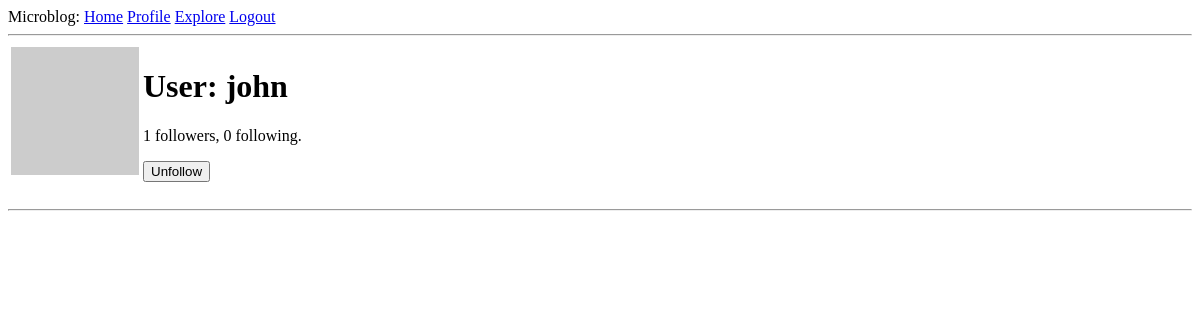
Page /user/john (signed in) on the earlier database version.
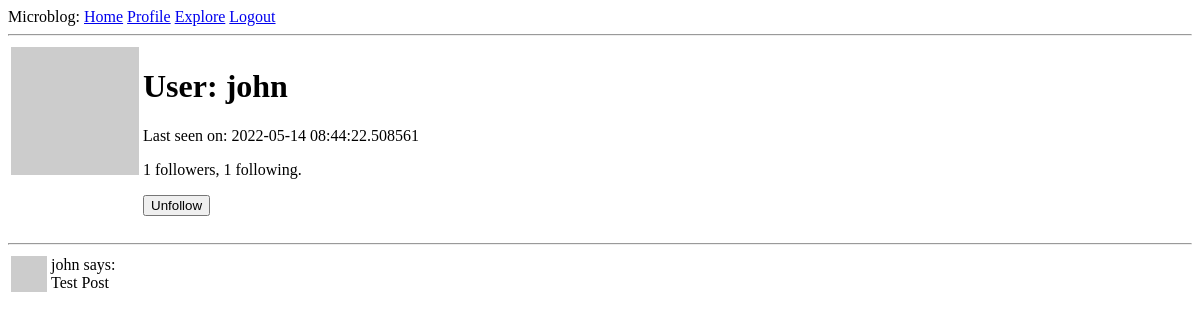
Same page on the later database version.
### app/models.py (models this page shows, shortened)
class User(UserMixin, db.Model):
    id = db.Column(db.Integer, primary_key=True)
    username = db.Column(db.String(64), index=True, unique=True)
    email = db.Column(db.String(120), index=True, unique=True)
    password_hash = db.Column(db.String(128))
    about_me = db.Column(db.String(140))
    last_seen = db.Column(db.DateTime, default=datetime.utcnow)
    followed = db.relationship(
        'User',
        secondary=followers,
        primaryjoin=(followers.c.follower_id == id),
        secondaryjoin=(followers.c.followed_id == id),
        backref=db.backref('followers', lazy='dynamic'),
        lazy='dynamic'
    )
    posts = db.relationship('Post', backref='author', lazy='dynamic')
    def avatar(self, size):
        digest = md5(self.email.lower().encode('utf-8')).hexdigest()
        return 'https://www.gravatar.com/avatar/{}?d=identicon&s={}'.format(
            digest, size)
    def is_following(self, user):
        return self.followed.filter(
            followers.c.followed_id == user.id
        ).count() > 0

class Post(db.Model):
    id = db.Column(db.Integer, primary_key=True)
    body = db.Column(db.String(140))
    timestamp = db.Column(db.DateTime, index=True, default=datetime.utcnow)
    user_id = db.Column(db.Integer, db.ForeignKey('user.id'))

### app/routes.py (the view)
@app.route('/user/<username>')
@login_required
def user(username):
    user = User.query.filter_by(username=username).first_or_404()
    page = request.args.get('page', 1, type=int)
    posts = user.posts.paginate(
        page, app.config['POSTS_PER_PAGE'], false
    )
    next_url = url_for('user', page=posts.next_num) \
        if posts.has_next else None
    prev_url = url_for('user', page=posts.prev_num) \
        if posts.has_prev else None
    form = EmptyForm()
    return render_template('user.html',
                           user=user,
                           posts=posts.items,
                           form=form,
                           next_url=next_url,
                           prev_url=prev_url)

### app/forms.py
class EmptyForm(FlaskForm):
    submit = SubmitField('Submit')

### app/models.py (called while the page is built)
@login.user_loader
def load_user(id):
    return User.query.get(int(id))

### app/routes.py (called while the page is built)
@app.before_request
def before_request():
    if current_user.is_authenticated:
        current_user.last_seen = datetime.utcnow()
        db.session.commit()

### app/templates/user.html (shortened to what this page needs)
{% extends "base.html" %}
{% block content %}
    <table>
        <tr valign="top">
            <td>
                <img src="{{ user.avatar(128) }}"
                     alt="{{ user.username }}'s avatar"
                     height="128"
                     width="128"/>
            </td>
            <td>
                <h1>User: {{ user.username }}</h1>
                {% if user.last_seen %}
                    <p>
                        Last seen on: {{ user.last_seen }}
                    </p>
                {% endif %}
                <p>
                    {{ user.followers.count() }} followers, {{ user.followed.count() }} following.
                </p>
                {% if user == current_user %}
                    <p>
                        <a href="{{ url_for('edit_profile') }}">Edit your profile</a>
                    </p>
                {% else %}
                    <p>
                        <form action="{{ url_for('unfollow', username=user.username) }}"
                              method="post">
                            {{ form.submit(value='Unfollow') }}
                        </form>
                    </p>
                {% endif %}
            </td>
        </tr>
    </table>
    <hr />
    {% for post in posts %}
        {% include "_post.html" %}
    {% endfor %}
{% endblock content %}

### app/templates/base.html (shortened to what this page needs)
<!DOCTYPE html>
<html lang="en">
    <head>
        <link rel="stylesheet" type="text/css" href={{ url_for('static', filename='styles/base.css') }} />
    </head>
    <body>
        <nav>
            Microblog:
            <a href="{{ url_for('index') }}">Home</a>
            {% if current_user.is_anonymous %}
            <a href="{{ url_for('login') }}">Login</a>
            {% else %}
            <a href="{{ url_for('user', username=current_user.username) }}">Profile</a>
            <a href="{{ url_for('explore') }}">Explore</a>
            <a href="{{ url_for('logout') }}">Logout</a>
            {% endif %}
        </nav>
        <hr />
        {% block content %}
        {% endblock content %}
    </body>
</html>

### app/templates/_post.html
<table>
    <tr valign="top">
        <td>
            <img src="{{ post.author.avatar(36) }}"
                 alt="{{ post.author.username }}'s avatar"
                 height=36
                 width=36 />
        </td>
        <td>
            {{ post.author.username }} says:
            <br />
            {{ post.body }}
        </td>
    </tr>
</table>

Differences in the rows shown:
changed User "john": last_seen (not shown) → "2022-05-14 08:44:22.508561"
added Post: author.username "john", body "Test Post"
Other differences:
{{ user.followed.count() }}: "0" → "1"
text now shown: "Last seen on:"
